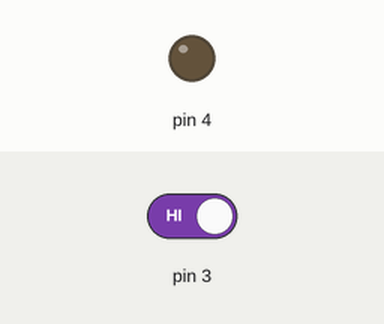
Recording of a sketch running on a simulated Arduino Uno, built with avr-gcc and run on an emulated ATmega328P. On the bench: output pins drawn as LEDs (lit = HIGH). The test bench sets the inputs (shaded band); at power-on: pin 3 HIGH.

Above: at 1.2 s.
1.3 s: pin 3 driven LOW
At 2.2 s:
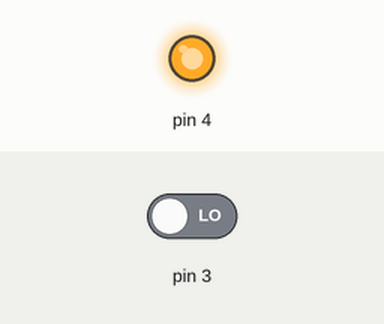
2.8 s: pin 3 driven HIGH
At 3.4 s:
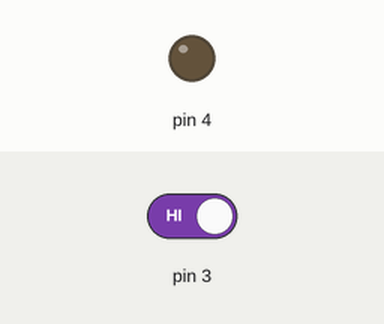
Timing chart, 0 to 5.8 s (numbered marks = the images above; inputs shaded):
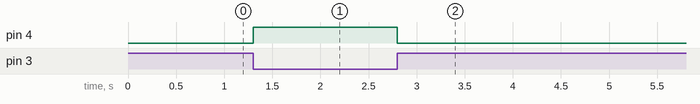

Measured:
- after the input at 1.3 s, pin 4: LOW → HIGH at once
- after the input at 2.8 s, pin 4: HIGH → LOW at once

The sketch:

Proyecto_4.ino
```cpp
/*
  Derechos de autor © UNIT Electronics
  Este codigo se proporciona "tal cual", sin garantías de ningún tipo.
  Fecha de revisión: 25/07/24
*/
/********************************
 Encendido y apagado de un LED con un botn
 ********************************/
void setup() {

pinMode (4, OUTPUT);
pinMode (3, INPUT);
}
void loop() {

  if (digitalRead(3) ==LOW)
  {
    digitalWrite (4, HIGH);
  }

else if (digitalRead(3)==HIGH)
  {
    digitalWrite(4, LOW);
  }
}
```
